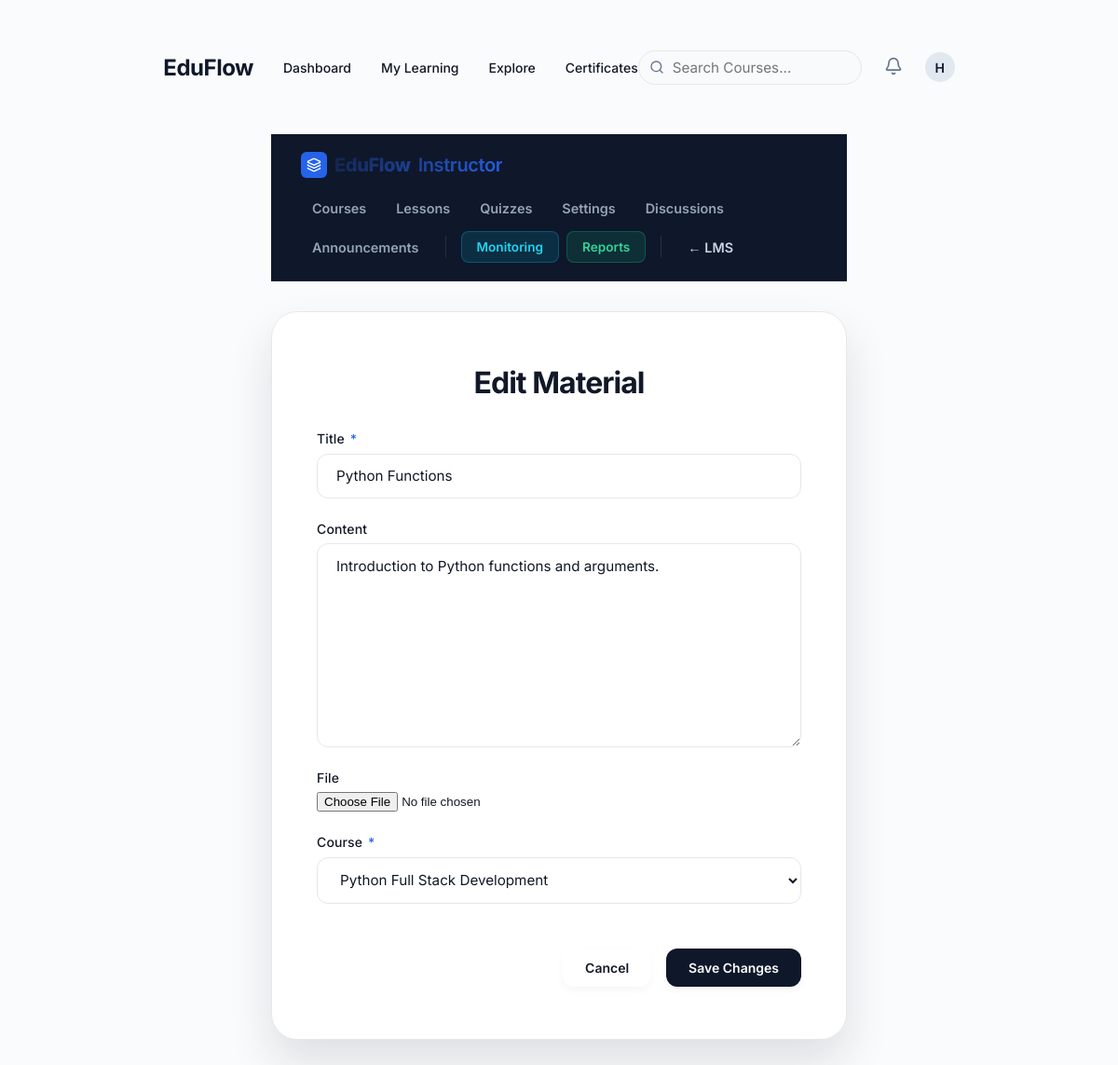
The app's page /instructor/materials/3/edit/ (signed in) with its own data.
### accounts/models.py (models this page shows, shortened)
class User(AbstractUser):
    email = models.EmailField(unique=True)
    is_student = models.BooleanField(default=True)
    is_instructor = models.BooleanField(default=False)

### materials/models.py (models this page shows, shortened)
class Material(models.Model):
    course = models.ForeignKey(
        Course,
        on_delete=models.CASCADE,
        related_name="materials"
    )
    title = models.CharField(
        max_length=255
    )
    content = models.TextField(
        blank=True
    )
    video_url = models.URLField(
        blank=True
    )
    file = models.FileField(
        upload_to="materials/",
        blank=True,
        null=True,
        validators=[
            FileValidator(
                allowed_extensions=['.pdf', '.doc', '.docx', '.txt', '.png', '.jpg', '.jpeg', '.zip', '.ppt', '.pptx'],
                allowed_mimetypes=[
                    'application/pdf',
                    'application/msword',
                    'application/vnd.openxmlformats-officedocument.wordprocessingml.document',
                    'text/plain',
                    'image/png',
                    'image/jpeg',
                    'application/zip',
                    'application/vnd.ms-powerpoint',
                    'application/vnd.openxmlformats-officedocument.presentationml.presentation'
                ],
                max_size=10 * 1024 * 1024
            )
        ]
    )
    order = models.PositiveIntegerField(
        default=1
    )
    created_at = models.DateTimeField(
        auto_now_add=True
    )
    class Meta:
        ordering = ["order"]

### instructor/views.py (the view)
@staff_member_required
def edit_material(request, pk):
    material = get_object_or_404(Material, pk=pk)
    if request.method == "POST":
        form = MaterialCreateForm(
            request.POST,
            request.FILES,
            instance=material
        )
        if form.is_valid():
            form.save()
            return redirect("manage_materials")
    else:
        form = MaterialCreateForm(instance=material)
    return render(
        request,
        "instructor/edit_material.html",
        {
            "form": form,
            "material": material
        }
    )

### instructor/forms.py
class MaterialCreateForm(forms.ModelForm):
    class Meta:
        model = Material
        fields = [
            "title",
            "content",
            "file",
            "course",
        ]

### courses/models.py (called while the page is built)
    def __str__(self):
        return self.title

### templates/instructor/edit_material.html (shortened to what this page needs)
{% extends "base.html" %}
{% load static %}
{% block body_class %}page-centered{% endblock %}
{% block content %}
<div class="page-wrapper--form animate-fade-in-up" style="width:100%; padding: 2rem 1rem;">
    {% include "instructor/_nav.html" %}
    <div class="form-card" style="margin-top: 2rem;">
        <h1 class="form-title heading-gradient">Edit Material</h1>
        <form method="POST" enctype="multipart/form-data" id="edit-material-form" class="form-body" novalidate>
            {% for field in form %}
            <div class="form-group {% if field.errors %}has-error{% endif %}">
                <label class="form-label" for="{{ field.id_for_label }}">
                    {{ field.label }}{% if field.field.required %}<span class="required" aria-hidden="true"> *</span>{% endif %}
                </label>
                {{ field }}
            </div>
            {% endfor %}
            <div class="form-actions">
                <a href="{% url 'manage_materials' %}" class="btn btn-secondary" id="btn-cancel">Cancel</a>
                <button type="submit" class="btn btn-primary" id="btn-submit">Save Changes</button>
            </div>
        </form>
    </div>
</div>
{% endblock %}

### templates/_navbar.html (shortened to what this page needs)
<nav class="global-nav" aria-label="Main navigation">
    <div class="container">
        <div class="global-nav__left">
            <a href="{% url 'dashboard' %}" class="global-nav__logo">EduFlow</a>
            <div class="global-nav__links">
                {% if request.user.is_authenticated %}
                    {% if is_admin %}
                    <a href="{% url 'instructor_dashboard' %}">Instructor Portal</a>
                    <a href="{% url 'monitoring_dashboard' %}">Monitoring</a>
                    <a href="{% url 'reports_dashboard' %}">Reports</a>
                    {% else %}
                    <a href="{% url 'dashboard' %}">Dashboard</a>
                    <a href="{% url 'my_courses' %}">My Learning</a>
                    <a href="{% url 'course_list' %}">Explore</a>
                    <a href="{% url 'certificate_list' %}">Certificates</a>
                    {% endif %}
                {% else %}
                    <a href="{% url 'course_list' %}">Explore</a>
                {% endif %}
            </div>
        </div>
        <div class="global-nav__right">
            {% if request.user.is_authenticated %}
                <div class="global-nav__links" style="gap: 24px;">
                    <form action="{% url 'search_courses' %}" method="get" style="position: relative; flex: 0 0 240px; max-width: 240px;">
                        <i data-lucide="search" style="position: absolute; left: 12px; top: 50%; transform: translateY(-50%); width: 16px; height: 16px; color: var(--text-muted);"></i>
                        <input type="text" name="q" placeholder="Search Courses..." class="input" style="padding-left: 36px; padding-top: 0.5rem; padding-bottom: 0.5rem; border-radius: var(--radius-full); width: 100%; background: #F8FAFC;">
                    </form>
                    <div class="nav-notifications" style="position: relative; display: flex; align-items: center;">
                        <button id="notificationBell" style="background: none; border: none; cursor: pointer; position: relative; padding: 0;">
                            <i data-lucide="bell" style="width: 20px; color: var(--text-muted);"></i>
                        </button>
                    </div>
                    <a href="{% url 'profile' %}" aria-label="Profile" style="display: flex; align-items: center;">
                        <div class="avatar avatar-sm" aria-hidden="true">{{ request.user.username|make_list|first|upper }}</div>
                    </a>
                </div>
            {% else %}
                <div class="global-nav__links">
                    <a href="{% url 'login' %}" class="btn btn-secondary btn--sm">Log In</a>
                    <a href="{% url 'register' %}" class="btn btn-primary btn--sm">Sign Up</a>
                </div>
            {% endif %}
        </div>
    </div>
</nav>

### static/css/main.css (style rules this page uses)
:root { --bg-gradient: #FAFBFC; --bg-gradient-auth: #FAFBFC; --card-bg: #FFFFFF; --card-bg-auth: #FFFFFF; --card-border: #E5E7EB; --accent-primary: #0F172A; --accent-secondary: #2563EB; --accent-cyan: #06B6D4; --accent-green: #10B981; --accent-red: #EF4444; --accent-amber: #F59E0B; --accent-gold: #D4AF37; --text-primary: #111827; --text-muted: #64748B; --text-subtle: #94A3B8; --input-bg: #FFFFFF; --input-border: #E5E7EB; --input-focus: #2563EB; --success: #10B981; --danger: #EF4444; --warning: #F59E0B; --info: #06B6D4; --shadow-sm: 0 4px 8px rgba(0,0,0,.04); --shadow-md: 0 12px 24px rgba(15,23,42,.08); --shadow-lg: 0 24px 48px rgba(15,23,42,.12); --radius-sm: 8px; --radius-md: 12px; --radius-lg: 20px; --radius-xl: 28px; --radius-full: 9999px; }
*, *::before, *::after { box-sizing: border-box; margin: 0; padding: 0; }
html { scroll-behavior: smooth; }
body { font-family: 'Inter', sans-serif; background: var(--bg-gradient); color: var(--text-primary); min-height: 100vh; position: relative; overflow-x: hidden; }
.container { max-width: 1280px; margin: 0 auto; padding: 0 40px; width: 100%; }
.global-nav { height: 80px; background: var(--surface); border-bottom: 1px solid var(--border); display: flex; align-items: center; position: sticky; top: 0; z-index: 100; }
.global-nav .container { display: flex; justify-content: space-between; align-items: center; }
.global-nav__left, .global-nav__right { display: flex; align-items: center; gap: 32px; }
.global-nav__logo { font-size: 24px; font-weight: 700; color: var(--accent-primary); text-decoration: none; letter-spacing: -0.02em; }
.global-nav__links { display: flex; align-items: center; gap: 32px; white-space: nowrap; }
.global-nav__links a { text-decoration: none; color: var(--text-secondary); font-weight: 500; font-size: 14px; transition: color 200ms ease; }
.page-centered { display: flex; flex-direction: column; align-items: center; justify-content: center; padding: 2rem 1rem; min-height: 100vh; }
.page-wrapper--form { max-width: 650px; }
.btn { display: inline-flex; align-items: center; justify-content: center; gap: 0.4rem; padding: 0.75rem 1.5rem; border-radius: 12px; font-family: inherit; font-size: 0.925rem; font-weight: 600; text-decoration: none; cursor: pointer; border: none; transition: all 0.3s cubic-bezier(0.16, 1, 0.3, 1); white-space: nowrap; }
.btn-primary { background: var(--accent-primary); color: #FFFFFF !important; box-shadow: var(--shadow-sm); }
.btn-secondary { background: #FFFFFF; border: 1px solid var(--border); color: var(--accent-primary); box-shadow: var(--shadow-sm); }
.form-group { display: flex; flex-direction: column; gap: 0.45rem; }
.form-label { font-size: 0.875rem; font-weight: 500; color: var(--text-primary); letter-spacing: 0.01em; }
.form-label .required { color: var(--accent-secondary); margin-left: 2px; }
.form-input, input[type="text"], input[type="email"], input[type="password"], input[type="number"], input[type="url"], select, textarea { width: 100%; padding: 0.85rem 1.25rem; background: var(--input-bg); border: 1px solid var(--input-border); border-radius: 12px; font-size: 0.95rem; color: var(--text-primary); font-family: inherit; transition: all 0.25s ease; }
select option { background: #FFFFFF; color: var(--text-primary); }
textarea { resize: vertical; min-height: 120px; }
.form-card { background: var(--card-bg); backdrop-filter: blur(20px); -webkit-backdrop-filter: blur(20px); border: 1px solid var(--card-border); border-radius: 28px; padding: 3.5rem 3rem; box-shadow: var(--shadow-lg); animation: fadeInUp 0.5s cubic-bezier(0.16, 1, 0.3, 1); }
.form-body { display: flex; flex-direction: column; gap: 1.5rem; }
.form-actions { display: flex; justify-content: flex-end; gap: 1rem; margin-top: 1.5rem; flex-wrap: wrap; }
.form-title { font-size: 2rem; font-weight: 700; letter-spacing: -0.03em; margin-bottom: 2rem; text-align: center; }
.animate-fade-in-up { animation: fadeInUp 0.6s cubic-bezier(0.16,1,0.3,1); }

### records on screen
User: user.username|make_list "H"
Material: form "Python Functions" "Introduction to Python functions and arguments." "Python Full Stack Development"

### other values on screen
{{ field.label }} "Title" "Content" "File" "Course"
